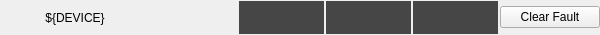
<?xml version="1.0" encoding="UTF-8"?>
<ui version="4.0">
 <class>Form</class>
 <widget class="QWidget" name="Form">
  <property name="geometry">
   <rect>
    <x>0</x>
    <y>0</y>
    <width>600</width>
    <height>35</height>
   </rect>
  </property>
  <property name="minimumSize">
   <size>
    <width>600</width>
    <height>25</height>
   </size>
  </property>
  <property name="maximumSize">
   <size>
    <width>600</width>
    <height>35</height>
   </size>
  </property>
  <property name="windowTitle">
   <string>Form</string>
  </property>
  <layout class="QHBoxLayout" name="horizontalLayout">
   <property name="spacing">
    <number>2</number>
   </property>
   <property name="leftMargin">
    <number>0</number>
   </property>
   <property name="topMargin">
    <number>1</number>
   </property>
   <property name="rightMargin">
    <number>0</number>
   </property>
   <property name="bottomMargin">
    <number>1</number>
   </property>
   <item>
    <widget class="QLabel" name="label">
     <property name="minimumSize">
      <size>
       <width>150</width>
       <height>0</height>
      </size>
     </property>
     <property name="text">
      <string>${DEVICE}</string>
     </property>
     <property name="alignment">
      <set>Qt::AlignCenter</set>
     </property>
    </widget>
   </item>
   <item>
    <widget class="PyDMLabel" name="PyDMLabel">
     <property name="toolTip">
      <string/>
     </property>
     <property name="alignment">
      <set>Qt::AlignCenter</set>
     </property>
     <property name="channel" stdset="0">
      <string>ca://${P}:LN_LOCATION</string>
     </property>
    </widget>
   </item>
   <item>
    <widget class="PyDMLabel" name="PyDMLabel_2">
     <property name="toolTip">
      <string/>
     </property>
     <property name="styleSheet">
      <string notr="true">background-color: rgb(70, 70, 70);</string>
     </property>
     <property name="alignment">
      <set>Qt::AlignCenter</set>
     </property>
     <property name="alarmSensitiveContent" stdset="0">
      <bool>true</bool>
     </property>
     <property name="channel" stdset="0">
      <string>ca://${P}:MITMSG_TMSTMP</string>
     </property>
    </widget>
   </item>
   <item>
    <widget class="PyDMLabel" name="PyDMLabel_3">
     <property name="toolTip">
      <string/>
     </property>
     <property name="styleSheet">
      <string notr="true">background-color: rgb(70, 70, 70);</string>
     </property>
     <property name="alignment">
      <set>Qt::AlignCenter</set>
     </property>
     <property name="alarmSensitiveContent" stdset="0">
      <bool>true</bool>
     </property>
     <property name="channel" stdset="0">
      <string>ca://${P}:MITMSG_ERRORCNT</string>
     </property>
    </widget>
   </item>
   <item>
    <widget class="PyDMLabel" name="PyDMLabel_4">
     <property name="toolTip">
      <string/>
     </property>
     <property name="styleSheet">
      <string notr="true">background-color: rgb(70, 70, 70);</string>
     </property>
     <property name="alignment">
      <set>Qt::AlignCenter</set>
     </property>
     <property name="alarmSensitiveContent" stdset="0">
      <bool>true</bool>
     </property>
     <property name="channel" stdset="0">
      <string>ca://${P}:MITMSG_TIMEOUTCNT</string>
     </property>
    </widget>
   </item>
   <item>
    <widget class="PyDMPushButton" name="PyDMPushButton">
     <property name="minimumSize">
      <size>
       <width>100</width>
       <height>0</height>
      </size>
     </property>
     <property name="maximumSize">
      <size>
       <width>100</width>
       <height>16777215</height>
      </size>
     </property>
     <property name="toolTip">
      <string/>
     </property>
     <property name="text">
      <string>Clear Fault</string>
     </property>
     <property name="channel" stdset="0">
      <string>ca://${P}:MITMSG_CLRTIMEOUT</string>
     </property>
     <property name="pressValue" stdset="0">
      <string>1</string>
     </property>
     <property name="releaseValue" stdset="0">
      <string>0</string>
     </property>
    </widget>
   </item>
  </layout>
 </widget>
 <customwidgets>
  <customwidget>
   <class>PyDMLabel</class>
   <extends>QLabel</extends>
   <header>pydm.widgets.label</header>
  </customwidget>
  <customwidget>
   <class>PyDMPushButton</class>
   <extends>QPushButton</extends>
   <header>pydm.widgets.pushbutton</header>
  </customwidget>
 </customwidgets>
 <resources/>
 <connections/>
</ui>
